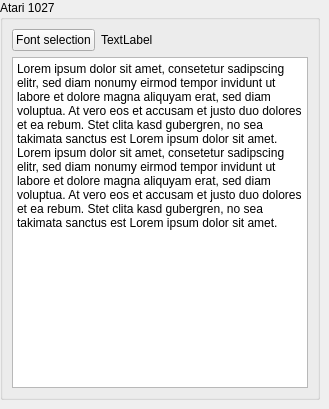
   <widget class="QWidget" name="page_atari1027">
    <widget class="QGroupBox" name="group_a1027">
     <property name="geometry">
      <rect>
       <x>0</x>
       <y>0</y>
       <width>320</width>
       <height>400</height>
      </rect>
     </property>
     <property name="title">
      <string>Atari 1027</string>
     </property>
     <layout class="QVBoxLayout" name="verticalLayout_7">
      <item>
       <layout class="QHBoxLayout" name="horizontalLayout_2">
        <property name="rightMargin">
         <number>0</number>
        </property>
        <property name="bottomMargin">
         <number>0</number>
        </property>
        <item>
         <widget class="QPushButton" name="button_1027font">
          <property name="sizePolicy">
           <sizepolicy hsizetype="Fixed" vsizetype="Fixed">
            <horstretch>0</horstretch>
            <verstretch>0</verstretch>
           </sizepolicy>
          </property>
          <property name="text">
           <string>Font selection</string>
          </property>
         </widget>
        </item>
        <item>
         <widget class="QLabel" name="label_1027font">
          <property name="sizePolicy">
           <sizepolicy hsizetype="Minimum" vsizetype="Preferred">
            <horstretch>0</horstretch>
            <verstretch>0</verstretch>
           </sizepolicy>
          </property>
          <property name="text">
           <string>TextLabel</string>
          </property>
         </widget>
        </item>
       </layout>
      </item>
      <item>
       <widget class="QPlainTextEdit" name="fontSample">
        <property name="enabled">
         <bool>true</bool>
        </property>
        <property name="readOnly">
         <bool>true</bool>
        </property>
        <property name="plainText">
         <string>Lorem ipsum dolor sit amet, consetetur sadipscing elitr, sed diam nonumy eirmod tempor invidunt ut labore et dolore magna aliquyam erat, sed diam voluptua. At vero eos et accusam et justo duo dolores et ea rebum. Stet clita kasd gubergren, no sea takimata sanctus est Lorem ipsum dolor sit amet. Lorem ipsum dolor sit amet, consetetur sadipscing elitr, sed diam nonumy eirmod tempor invidunt ut labore et dolore magna aliquyam erat, sed diam voluptua. At vero eos et accusam et justo duo dolores et ea rebum. Stet clita kasd gubergren, no sea takimata sanctus est Lorem ipsum dolor sit amet.
</string>
        </property>
       </widget>
      </item>
     </layout>
    </widget>
   </widget>
